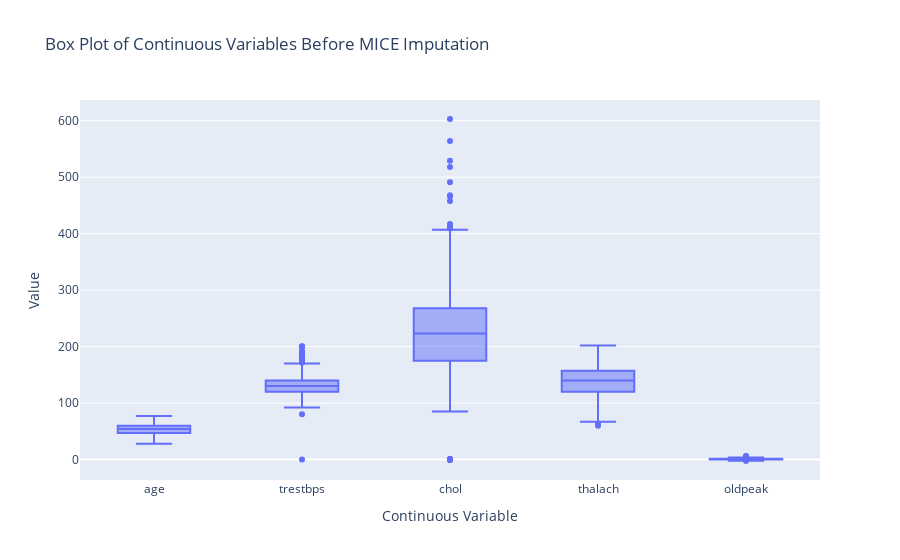

Write notebook code for a chart like this one.
### Code cell
plot_df = df_no_dup[["age"]+continuous_cols].melt(var_name="variable", value_name="value")

fig_box = px.box(plot_df, x="variable", y="value", 
                 title="Box Plot of Continuous Variables Before MICE Imputation")

fig_box.update_layout(xaxis_title="Continuous Variable", yaxis_title="Value",
                      yaxis=dict(range=[-25, None]))

fig_box.show()

### Figure 1 — Plotly figure (JSON) as saved in the notebook; plotly's stock layout.template omitted (floating-point values rounded to 4 significant figures; data arrays with more than 128 entries replaced by an {"elided": "..."} marker saying what was removed)
{"data": [{"alignmentgroup": "True", "hovertemplate": "variable=%{x}<br>value=%{y}<extra></extra>", "legendgroup": "", "marker": {"color": "#636efa"}, "name": "", "notched": false, "offsetgroup": "", "orientation": "v", "showlegend": false, "type": "box", "x": {"elided": "4570 str values"}, "x0": " ", "xaxis": "x", "y": {"elided": "4570 float values"}, "y0": " ", "yaxis": "y"}], "layout": {"boxmode": "group", "legend": {"tracegroupgap": 0}, "title": {"text": "Box Plot of Continuous Variables Before MICE Imputation"}, "xaxis": {"anchor": "y", "domain": [0, 1], "title": {"text": "Continuous Variable"}}, "yaxis": {"anchor": "x", "domain": [0, 1], "range": [-25, null], "title": {"text": "Value"}}}}
